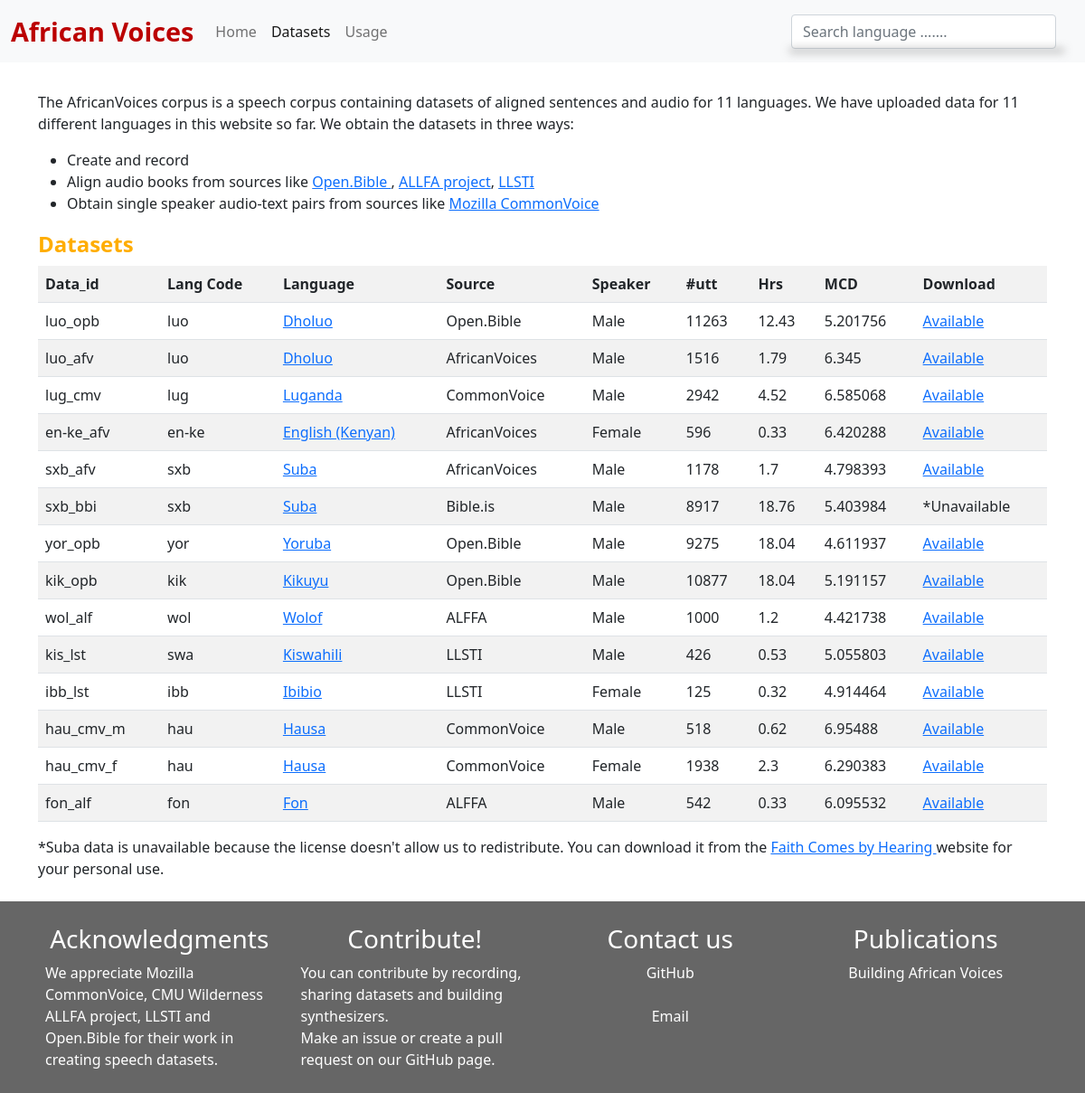
/datasets, run on the app's committed database.
### app/models/dataset.py (models this page shows, shortened)
class Dataset(models.Model):
    uuid = models.UUIDField(primary_key=True, default=uuid4, editable=False)
    data_id = models.CharField(max_length=100, unique=True)
    lang = models.ForeignKey(Language, on_delete=models.CASCADE)
    source = models.ForeignKey(DataSource, on_delete=models.CASCADE)
    speaker_gender = models.CharField(choices=Gender.choices, max_length=100, blank=True)
    pass0_utt = models.FloatField(max_length=100,  blank=True)
    pass0_mcd = models.FloatField(max_length=100, blank=True)
    pass1_utt = models.IntegerField(default=0, blank=True)  # display
    pass1_mcd = models.FloatField(default=0, blank=True)  # display
    duration = models.FloatField(default=0)
    data_location = models.CharField(max_length=256, blank=True)
    created_at = models.DateTimeField(auto_now_add=True)
    updated_at = models.DateTimeField(auto_now=True)

### app/models/language.py (models this page shows, shortened)
class Language(models.Model):
    uuid = models.CharField(primary_key=True, unique=True, default=uuid4, max_length=100)
    lang_code_639_2 = models.CharField(max_length=100)
    lang_code_639_1 = models.CharField(max_length=100)
    lang_name = models.CharField(max_length=100)
    lang_native_speakers = models.IntegerField(default=0)
    lang_non_native_speakers = models.IntegerField(default=0)
    lang_wikipedia_url = models.CharField(max_length=200, blank=True)
    created_at = models.DateTimeField(auto_now_add=True)
    updated_at = models.DateTimeField(auto_now=True)
    countries = models.ManyToManyField(Country)

### app/models/datasource.py (models this page shows)
class DataSource(models.Model):
    uuid = models.CharField(primary_key=True, unique=True, default=uuid4, max_length=100)
    source_id = models.CharField(max_length=100, unique=True, default=uuid4)
    name = models.CharField(max_length=100)
    description = models.TextField(blank=True)
    url = models.URLField(blank=True)
    licence = models.CharField(max_length=100, blank=True)
    num_languages = models.IntegerField(default=0, blank=True)
    created_at = models.DateTimeField(auto_now_add=True)
    updated_at = models.DateTimeField(auto_now=True)
    def __str__(self) -> str:
        return self.name

### app/views.py (the view)
# urls.py: path('datasets', views.datasets, name='datasets'),
def datasets(request):
    datasets = Dataset.objects.all()
    languages = Language.objects.all()
    context = {'languages': languages, 'datasets' : datasets, 'num_languages': len(languages), 'num_datasets': len(datasets)}
    return render(request, 'app/datasets.html', context)

### app/templates/app/datasets.html (shortened to what this page needs)
{% extends "app/base_generic.html" %}
{% load static %}
{% block content %}
    <div class="page-content">
        <p>The AfricanVoices corpus is a speech corpus containing datasets of aligned sentences and audio for
            11 languages. We have uploaded data for {{ num_languages }} different languages in this website so far.
            We obtain the datasets in three ways:
        <ul>
            <li>Create and record</li>
            <li> Align audio books from sources like <a href="https://open.bible/resources/"
                                                        target="_blank">Open.Bible </a>,  <a
                    href="https://github.com/getalp/ALFFA_PUBLIC" target="_blank">ALLFA project</a>, <a
                    href="http://www.llsti.org/" target="_blank"> LLSTI </a></li>
            <li> Obtain single speaker audio-text pairs from sources like <a href="https://commonvoice.mozilla.org/"
                                                                             target="_blank"> Mozilla CommonVoice</a>
            </li>
        </ul>
        <section id="sect-datasets">
            <h2 class="h2-primary">Datasets</h2>
            <div class="table-responsive">
                <table class="table table-striped ">
                    <tr>
                        <th scope="col"> Data_id</th>
                        <th scope="col"> Lang Code</th>
                        <th scope="col"> Language</th>
                        <th scope="col"> Source</th>
                        <th scope="col"> Speaker</th>
                        <th scope="col"> #utt</th>
                        <th scope="col"> Hrs</th>
                        <th scope="col"> MCD</th>
                        <th> Download</th>
                    </tr>
                    {% for dataset in datasets %}
                        <tr>
                            <td>{{ dataset.data_id }}</td>
                            <td>{{ dataset.lang.lang_code_639_2 }}</td>
                            {% if not dataset.lang.lang_wikipedia_url %}
                                <td>{{ dataset.lang.lang_name }}  </td>
                            {% else %}
                                <td>
                                    <a href="{% url 'language' dataset.lang.lang_code_639_2 %}" target="_blank">{{ dataset.lang.lang_name }}</a>
                                </td>
                            {% endif %}
                            <td>{{ dataset.source }}</td>
                            <td> {{ dataset.speaker_gender }}</td>
                            <td>{{ dataset.pass1_utt }}</td>
                            <td>{{ dataset.duration }}</td>
                            <td>{{ dataset.pass1_mcd }}</td>
                            {% if not dataset.data_location %}
                                <td> *Unavailable</td>
                            {% else %}
                                <td><a href="{% static 'app/'  %}{{dataset.data_location}}" download target=_blank>Available</a></td>
                            {% endif %}
                        </tr>
                    {% endfor %}
                </table>
            </div>
        </section>
    </div>
    *Suba data is unavailable because the license doesn't allow us to redistribute. You can download it from the <a href="https://www.faithcomesbyhearing.com/audio-bible-resources/mp3-downloads" target=_blank >Faith Comes by Hearing </a> website for your personal use.
    <br>
    <br>
{% endblock %}

### app/static/app/style.css (style rules this page uses)
html, body { height: 100%; }
body { padding: 0; margin: 0; box-sizing: content-box; min-height: 100%; }
.h2-primary { font-family: 'Open Sans', serif; font-style: normal; font-weight: 700; font-size: 24px; line-height: 33px; color: #FFAD00; }

### data on the page
Dataset: data_id "luo_opb", lang.lang_code_639_2 "luo", lang.lang_name "Dholuo", source "Open.Bible", speaker_gender "Male", pass1_utt "11263", duration "12.43", pass1_mcd "5.201756"
Dataset: data_id "luo_afv", lang.lang_code_639_2 "luo", lang.lang_name "Dholuo", source "AfricanVoices", speaker_gender "Male", pass1_utt "1516", duration "1.79", pass1_mcd "6.345"
Dataset: data_id "lug_cmv", lang.lang_code_639_2 "lug", lang.lang_name "Luganda", source "CommonVoice", speaker_gender "Male", pass1_utt "2942", duration "4.52", pass1_mcd "6.585068"
Dataset: data_id "en-ke_afv", lang.lang_code_639_2 "en-ke", lang.lang_name "English (Kenyan)", source "AfricanVoices", speaker_gender "Female", pass1_utt "596", duration "0.33", pass1_mcd "6.420288"
Dataset: data_id "sxb_afv", lang.lang_code_639_2 "sxb", lang.lang_name "Suba", source "AfricanVoices", speaker_gender "Male", pass1_utt "1178", duration "1.7", pass1_mcd "4.798393"
Dataset: data_id "sxb_bbi", lang.lang_code_639_2 "sxb", lang.lang_name "Suba", source "Bible.is", speaker_gender "Male", pass1_utt "8917", duration "18.76", pass1_mcd "5.403984", data_location "*Unavailable"
Dataset: data_id "yor_opb", lang.lang_code_639_2 "yor", lang.lang_name "Yoruba", source "Open.Bible", speaker_gender "Male", pass1_utt "9275", duration "18.04", pass1_mcd "4.611937"
Dataset: data_id "kik_opb", lang.lang_code_639_2 "kik", lang.lang_name "Kikuyu", source "Open.Bible", speaker_gender "Male", pass1_utt "10877", duration "18.04", pass1_mcd "5.191157"
Dataset: data_id "wol_alf", lang.lang_code_639_2 "wol", lang.lang_name "Wolof", source "ALFFA", speaker_gender "Male", pass1_utt "1000", duration "1.2", pass1_mcd "4.421738"
Dataset: data_id "kis_lst", lang.lang_code_639_2 "swa", lang.lang_name "Kiswahili", source "LLSTI", speaker_gender "Male", pass1_utt "426", duration "0.53", pass1_mcd "5.055803"
Dataset: data_id "ibb_lst", lang.lang_code_639_2 "ibb", lang.lang_name "Ibibio", source "LLSTI", speaker_gender "Female", pass1_utt "125", duration "0.32", pass1_mcd "4.914464"
Dataset: data_id "hau_cmv_m", lang.lang_code_639_2 "hau", lang.lang_name "Hausa", source "CommonVoice", speaker_gender "Male", pass1_utt "518", duration "0.62", pass1_mcd "6.95488"
Dataset: data_id "hau_cmv_f", lang.lang_code_639_2 "hau", lang.lang_name "Hausa", source "CommonVoice", speaker_gender "Female", pass1_utt "1938", duration "2.3", pass1_mcd "6.290383"
Dataset: data_id "fon_alf", lang.lang_code_639_2 "fon", lang.lang_name "Fon", source "ALFFA", speaker_gender "Male", pass1_utt "542", duration "0.33", pass1_mcd "6.095532"

### other printed values
{{ num_languages }} "11"
